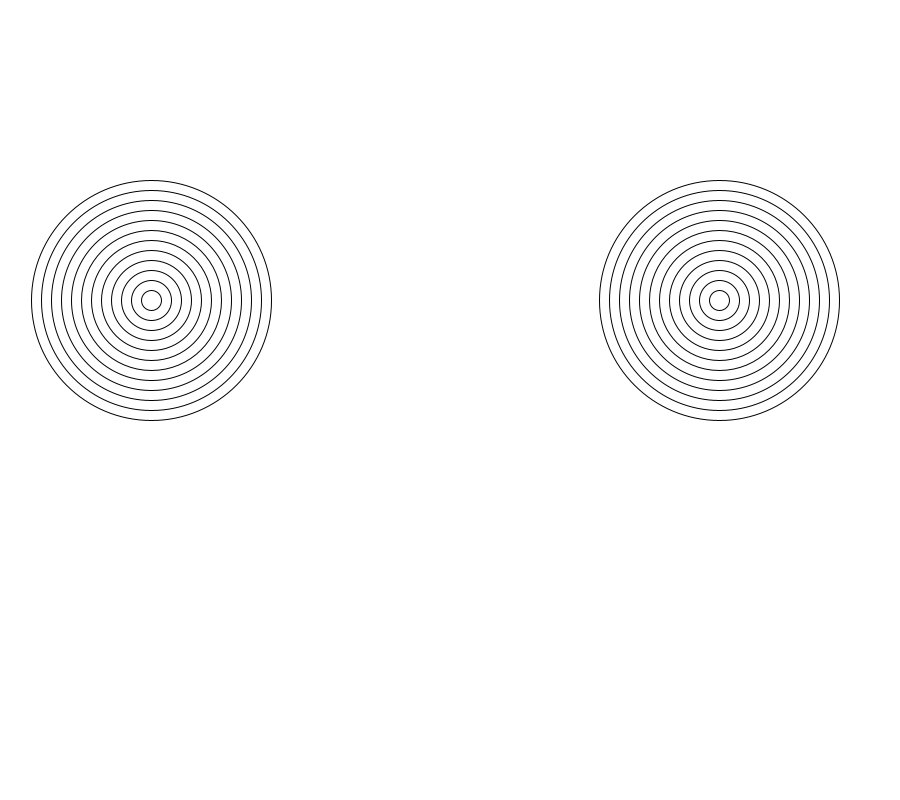
Frame 1 (no input)
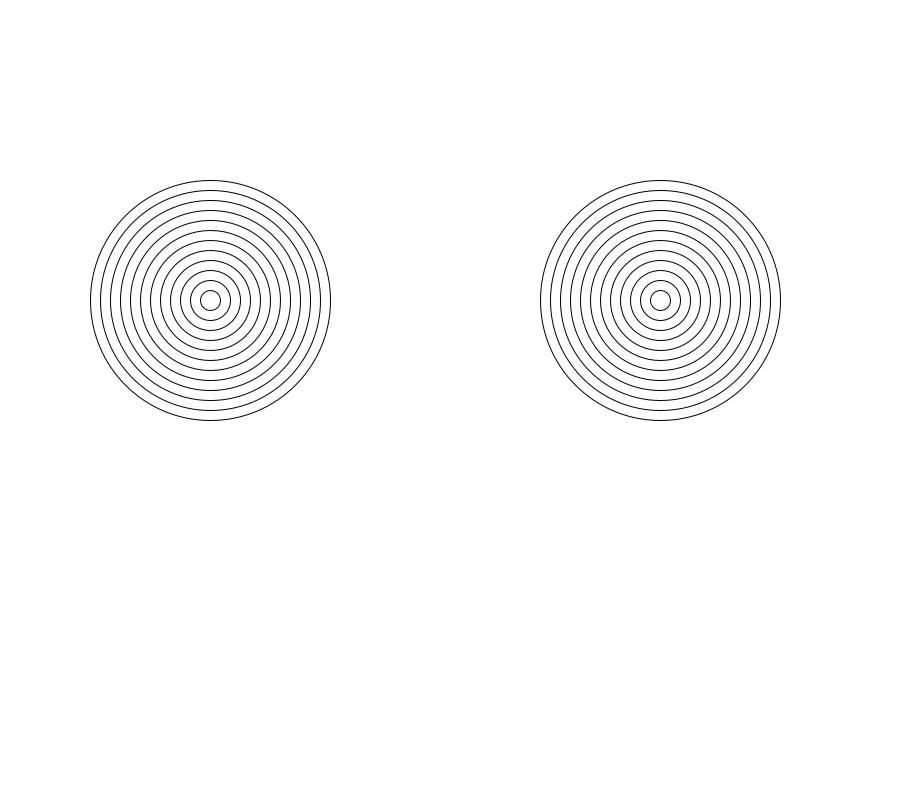
Frame 60 (the mouse pressed at the canvas centre just before this capture)
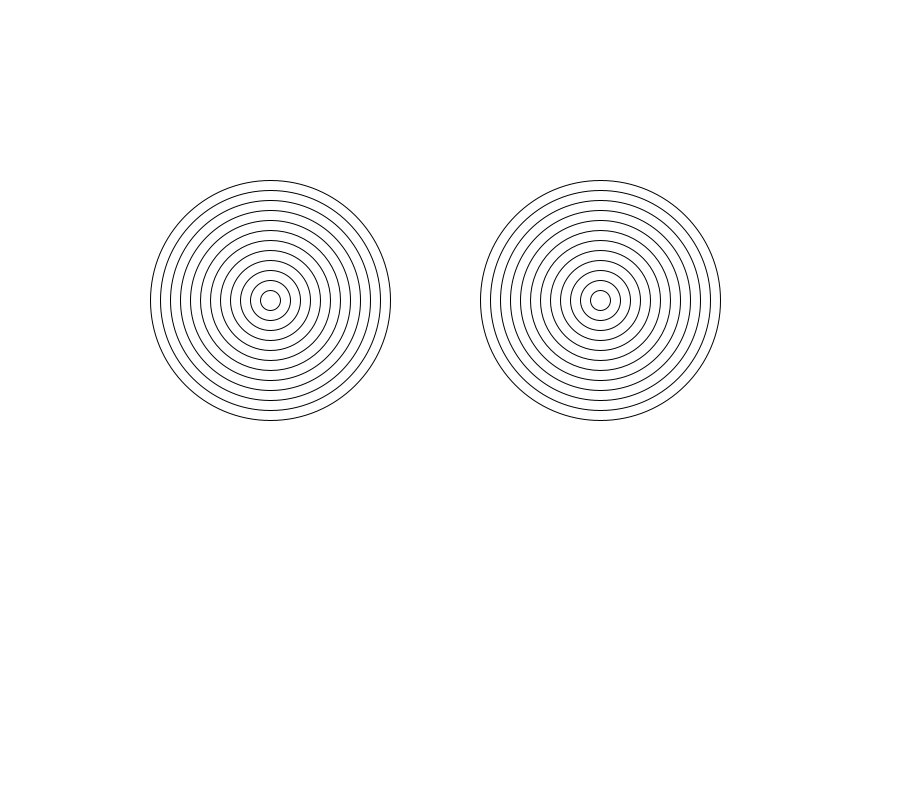
Frame 120 (the mouse held since frame 60 and released just before this capture)

The Processing sketch that drew these frames (run headless with seeded random() and noise(); from frame 60 on, the mouse is pressed at the canvas centre):

// Processing sketch: amazing_rings
// ── amazing_rings.pde

void setup() {
  size(900,800);
}
int x=720;
int y=300;
int a=150;
int b=300;
int speedVariable = -1;
void draw() {
  if(x > 720) {
    speedVariable  = -speedVariable;
  } else if(x < 300) {
    speedVariable = -speedVariable;
  }
  
  x += speedVariable;
  a-= speedVariable;
background(255,255,255);
  for ( int i =12; i>0; i--) {
   
   if(i % 2 == 0){
     noFill ();
   } else{
   noFill();
   }
  ellipse( x, y, i*20, i*20);
  }
    for ( int i =12; i>0; i--) {
   
   if(i % 2 == 0){
     noFill ();
   } else{
   noFill();
   }
  ellipse( a, b, i*20, i*20);
    }
  
  // Go to the recipe to run the demonstration before starting this program
  
  /*
  Use the code from your Bullseye program to draw the rings shown in this recipe.
  You can use the noFill() command to make your ellipses transparent.
  Make the rings move past each other.
  When the rings hit the side of the sketch, make them reverse their direction.
  */
}
